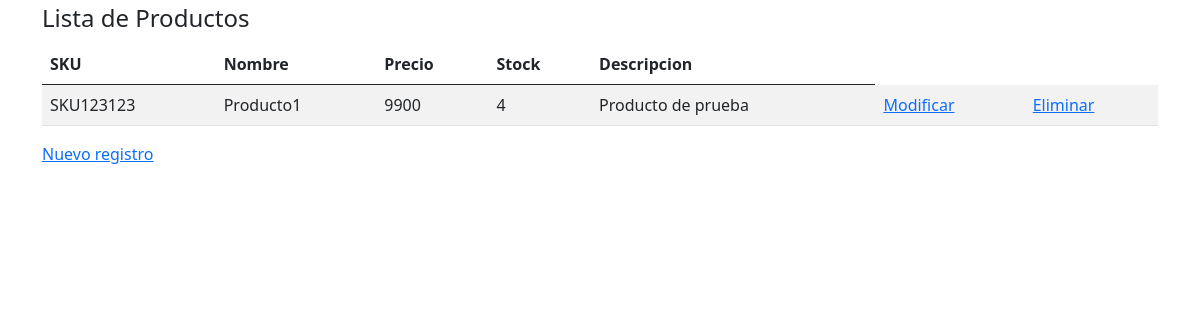
Before: /registro/ with the older database file.
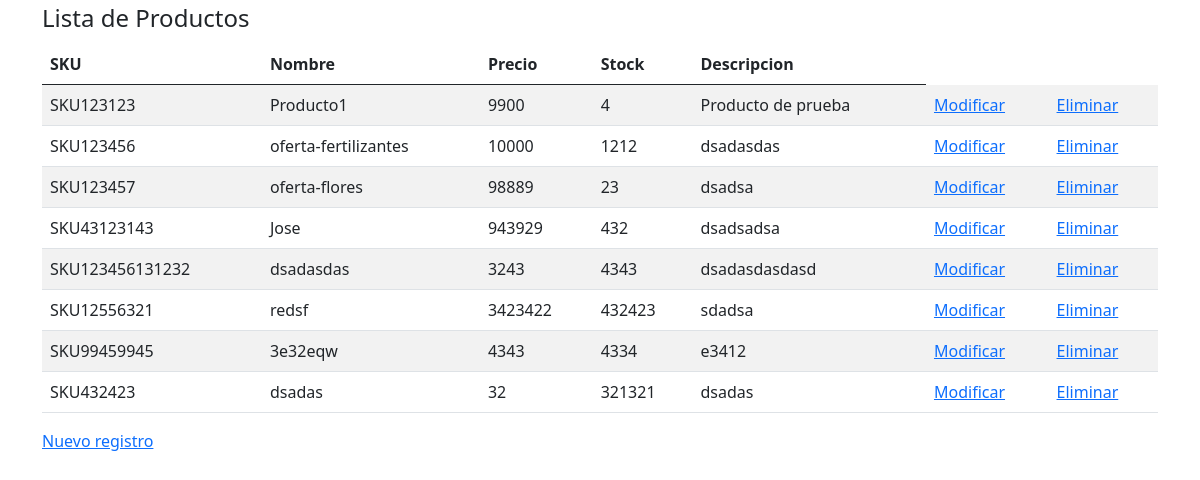
After: the same page with the newer database file.
### core/models.py (models this page shows, shortened)
class Producto(models.Model):
    sku = models.CharField(max_length=15, primary_key=True, verbose_name='SKU')
    nombre = models.CharField(max_length=150)
    descripcion = models.CharField(max_length=1000, null=True, blank=True)
    precio = models.IntegerField()
    stock = models.IntegerField()
    categoria = models.ForeignKey(Categoria,null=True, on_delete=models.CASCADE)

### core/views.py (the view)
# urls.py: path('', home, name="home"),
def home(request):
    productos = Producto.objects.all()
    datos = {
        'productos': productos
    }
    return render(request, 'core/home.html', datos)

### core/templates/core/home.html (shortened to what this page needs)
<!doctype html>
<html lang="en">
  <head>
    <link href="https://cdn.jsdelivr.net/npm/bootstrap@5.0.1/dist/css/bootstrap.min.css" rel="stylesheet">
  </head>
  <body>
    <div class="container">
        <div class="row">
          <fieldset class="border-primary">
            <legend>Lista de Productos</legend>
            <table class="table table-striped table-hover">
              <thead>
                <tr>
                  <th scope="col">SKU</th>
                  <th scope="col">Nombre</th>
                  <th scope="col">Precio</th>
                  <th scope="col">Stock</th>
                  <th scope="col">Descripcion</th>
                </tr>
              </thead>
                <tbody>
                  {% for producto in productos %}
                  <tr>
                    <td>{{producto.sku}}</td>
                    <td>{{producto.nombre}}</td>
                    <td>{{producto.precio}}</td>
                    <td>{{producto.stock}}</td>
                    <td>{{producto.descripcion}}</td>
                    <td><a href="{% url 'update' producto.sku %}">Modificar</a></td>
                    <td><a href="{% url 'delete' producto.sku %}">Eliminar</a></td>
                  </tr>
                  {% endfor %}
                </tbody>
            </table>
            </fieldset>
            <a href="{% url 'create' %}">Nuevo registro</a>
        </div>
    </div>
  </body>
</html>

Changed rows visible on the page:
added Producto: sku "SKU123456", nombre "oferta-fertilizantes", precio "10000", stock "1212", descripcion "dsadasdas"
added Producto: sku "SKU123457", nombre "oferta-flores", precio "98889", stock "23", descripcion "dsadsa"
added Producto: sku "SKU43123143", nombre "Jose", precio "943929", stock "432", descripcion "dsadsadsa"
added Producto: sku "SKU123456131232", nombre "dsadasdas", precio "3243", stock "4343", descripcion "dsadasdasdasd"
added Producto: sku "SKU12556321", nombre "redsf", precio "3423422", stock "432423", descripcion "sdadsa"
added Producto: sku "SKU99459945", nombre "3e32eqw", precio "4343", stock "4334", descripcion "e3412"
added Producto: sku "SKU432423", nombre "dsadas", precio "32", stock "321321", descripcion "dsadas"
